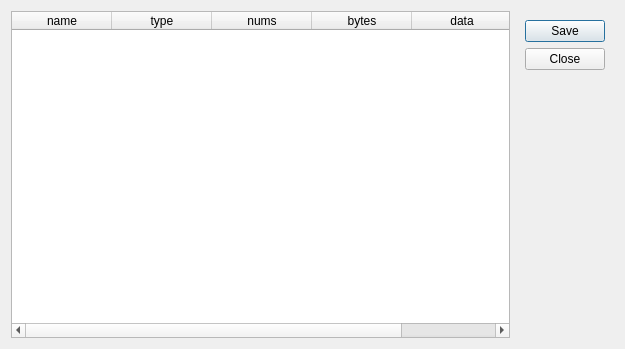
<?xml version="1.0" encoding="UTF-8"?>
<ui version="4.0">
 <class>HmiSaveDiolog</class>
 <widget class="QDialog" name="HmiSaveDiolog">
  <property name="geometry">
   <rect>
    <x>0</x>
    <y>0</y>
    <width>625</width>
    <height>349</height>
   </rect>
  </property>
  <property name="windowTitle">
   <string>Dialog</string>
  </property>
  <layout class="QHBoxLayout" name="horizontalLayout">
   <item>
    <widget class="QTableWidget" name="tableWidget">
     <column>
      <property name="text">
       <string>name</string>
      </property>
     </column>
     <column>
      <property name="text">
       <string>type</string>
      </property>
     </column>
     <column>
      <property name="text">
       <string>nums</string>
      </property>
     </column>
     <column>
      <property name="text">
       <string>bytes</string>
      </property>
     </column>
     <column>
      <property name="text">
       <string>data</string>
      </property>
     </column>
    </widget>
   </item>
   <item>
    <widget class="QWidget" name="widget" native="true">
     <layout class="QGridLayout" name="gridLayout">
      <item row="1" column="0">
       <widget class="QPushButton" name="pushButton">
        <property name="text">
         <string>Save</string>
        </property>
       </widget>
      </item>
      <item row="3" column="0">
       <spacer name="verticalSpacer">
        <property name="orientation">
         <enum>Qt::Vertical</enum>
        </property>
        <property name="sizeHint" stdset="0">
         <size>
          <width>20</width>
          <height>40</height>
         </size>
        </property>
       </spacer>
      </item>
      <item row="2" column="0">
       <widget class="QPushButton" name="pushButton_2">
        <property name="text">
         <string>Close</string>
        </property>
       </widget>
      </item>
     </layout>
    </widget>
   </item>
  </layout>
 </widget>
 <resources/>
 <connections/>
</ui>
